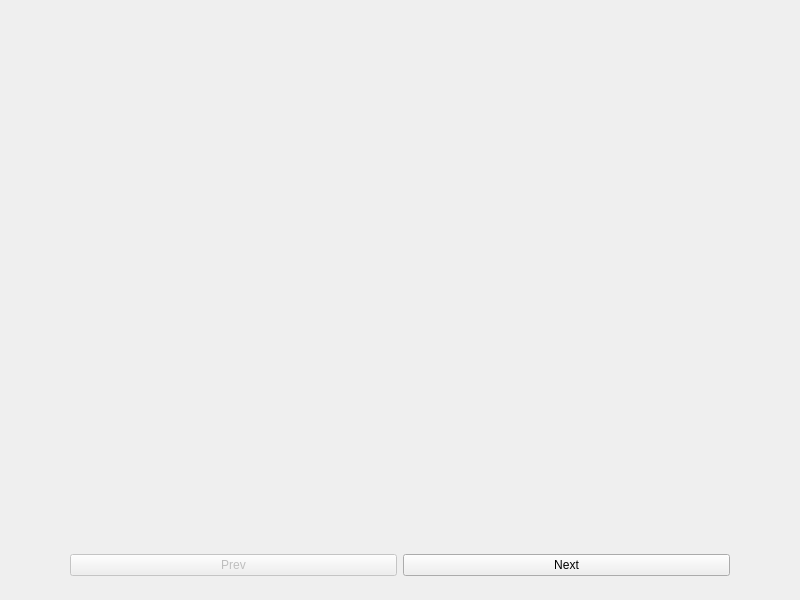
<?xml version="1.0" encoding="UTF-8"?>
<ui version="4.0">
 <class>MainWindow</class>
 <widget class="QMainWindow" name="MainWindow">
  <property name="geometry">
   <rect>
    <x>0</x>
    <y>0</y>
    <width>800</width>
    <height>600</height>
   </rect>
  </property>
  <property name="windowTitle">
   <string>Help</string>
  </property>
  <widget class="QWidget" name="centralwidget">
   <widget class="QLabel" name="img">
    <property name="geometry">
     <rect>
      <x>0</x>
      <y>1</y>
      <width>800</width>
      <height>600</height>
     </rect>
    </property>
    <property name="text">
     <string/>
    </property>
    <property name="pixmap">
     <pixmap>imgs/help/Frame 1.png</pixmap>
    </property>
    <property name="scaledContents">
     <bool>true</bool>
    </property>
    <property name="wordWrap">
     <bool>false</bool>
    </property>
    <property name="openExternalLinks">
     <bool>false</bool>
    </property>
   </widget>
   <widget class="QWidget" name="horizontalLayoutWidget">
    <property name="geometry">
     <rect>
      <x>70</x>
      <y>545</y>
      <width>660</width>
      <height>40</height>
     </rect>
    </property>
    <layout class="QHBoxLayout" name="horizontalLayout">
     <item>
      <widget class="QPushButton" name="prev_btn">
       <property name="enabled">
        <bool>false</bool>
       </property>
       <property name="text">
        <string>Prev</string>
       </property>
      </widget>
     </item>
     <item>
      <widget class="QPushButton" name="next_btn">
       <property name="text">
        <string>Next</string>
       </property>
      </widget>
     </item>
    </layout>
   </widget>
  </widget>
 </widget>
 <resources/>
 <connections/>
</ui>
